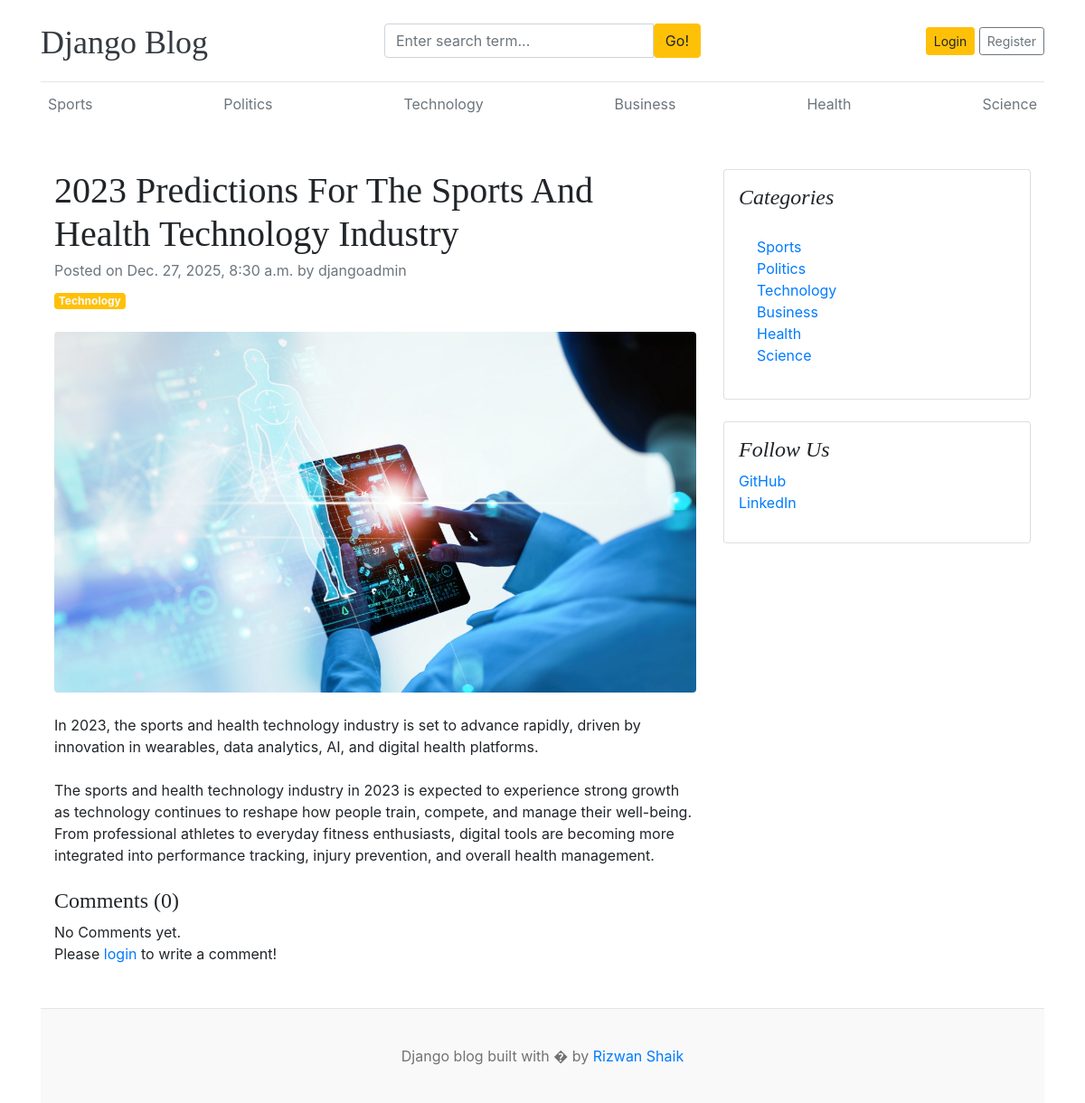
The app's page /blogs/2023-predictions-for-the-sports-and-health-technology-industry-8/, older data.
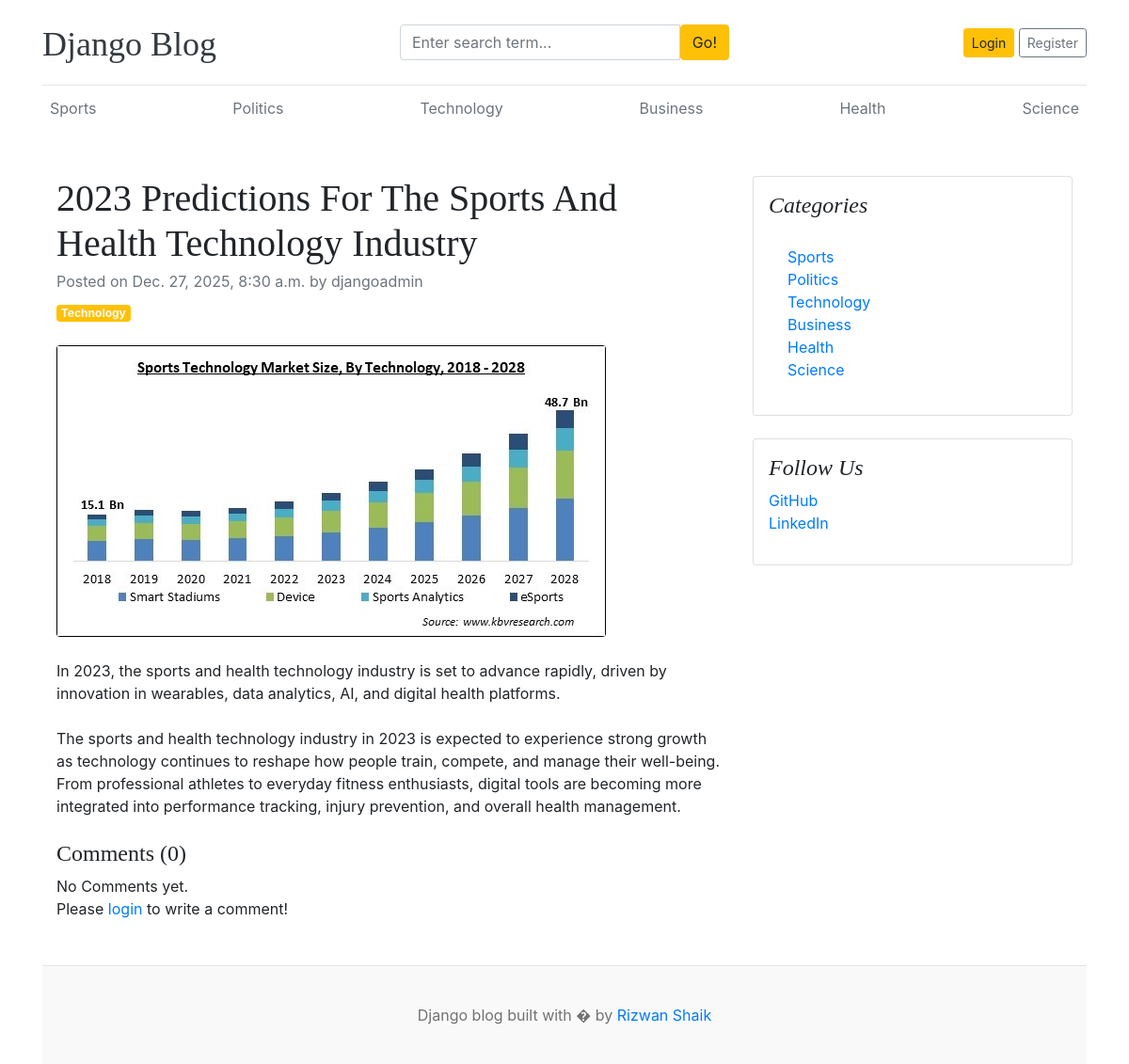
The same page, newer data.
### blogs/models.py (models this page shows, shortened)
class Blog(models.Model):
    title = models.CharField(max_length=100)
    slug = models.SlugField(max_length=150, unique=True, blank=True)
    category = models.ForeignKey(Category, on_delete=models.CASCADE)
    author = models.ForeignKey(User, on_delete=models.CASCADE)
    feature_image = models.ImageField(upload_to='uploads/%Y/%m/%d')
    short_description = models.TextField(max_length=500)
    blog_body = models.TextField(max_length=2000)
    status = models.CharField(max_length=20,choices=STATUS_CHOICES, default="Draft")
    is_featured = models.BooleanField(default=False)
    created_at = models.DateTimeField(auto_now_add=True)
    updated_at = models.DateTimeField(auto_now=True)

class Category(models.Model):
    category_name = models.CharField(max_length=50, unique=True)
    created_at = models.DateTimeField(auto_now_add=True)
    updated_at = models.DateTimeField(auto_now=True)
    class Meta:
        verbose_name_plural = 'categories'
    def __str__(self):
        return self.category_name

### blogs/views.py (the view, shortened to what this page needs)
# urls.py: path('blogs/<slug:slug>/', BlogsView.blogs, name='blogs'),
def blogs(request, slug):
    single_blog = get_object_or_404(Blog, slug=slug, status='Published')
    comments = Comment.objects.filter(blog=single_blog)
    comment_count = comments.count()
    context = {
        'single_blog': single_blog,
        'comments': comments,
        'comment_count': comment_count,
    }
    return render(request, 'blogs.html', context)

### blogs/context_processors.py (called while the page is built)
def get_categories(request):
    categories = Category.objects.all()
    return dict(categories=categories)

def get_social_links(request):
    social_links = SocialLink.objects.all()
    return dict(social_links=social_links)

### templates/blogs.html
{% extends 'base.html' %}
{% block content %}
<div class="container mt-5">
    <div class="row">
        <div class="col-lg-8">
            <article>
                <header class="mb-4">
                    <h1 class="fw-bolder mb-1">{{ single_blog.title}}</h1>
                    <div class="text-muted fst-italic mb-2">Posted on {{ single_blog.created_at}} by {{ single_blog.author}}</div>
                    <a class="badge bg-warning text-decoration-none text-light" href="#!">{{ single_blog.category}}</a>
                </header>
                <figure class="mb-4"><img class="img-fluid rounded" src="{{ single_blog.feature_image.url }}" alt="..." /></figure>
                <section class="mb-5">
                    <p class="fs-5 mb-4">{{ single_blog.short_description}}</p>
                    <p class="fs-5 mb-4">{{ single_blog.blog_body}}</p>
                    <h4>Comments ({{ comment_count }})</h4>
                    {% if comments %}
                        {% for comment in comments %}
                            <div class="card mt-1">
                                <div class="card-body">
                                    <p class="card-text mb-0">{{ comment }}</p>
                                    <span>
                                        <small>By {{ comment.user }}</small>
                                        <small>| {{ comment.created_at | timesince }} ago</small>
                                    </span>
                                </div>
                            </div>
                        {% endfor %}
                    {% else %}
                    No Comments yet.
                    {% endif %}
                    <br>
                    <div class="form-group">
                        {% if user.is_authenticated %}
                        <form action="" method="POST">
                            {% csrf_token %}
                                <div class="form-group">
                                    <textarea name="comment" class="form-control" placeholder="Write your comment"></textarea>
                                    <input type="submit" value="submit" class="btn btn-primary mt-2">
                                </div>
                        </form>
                        {% else %}
                        <p>Please <span><a href="{% url 'login' %}">login</a></span> to write a comment!</p>
                        {% endif %}
                    </div>
                </section>
            </article>
        </div>
        <div class="col-lg-4">
            <div class="card mb-4 p-3">
                <h4 class="font-italic">Categories</h4>
                <div class="card-body">
                    <div class="row">
                        <div class="col-sm-6">
                            <ul class="list-unstyled mb-0">
                                {% for cat in categories %}
                                <li><a href="{% url 'posts_by_category' cat.id %}">{{ cat.category_name}}</a></li>
                                {% endfor %}
                            </ul>
                        </div>
                    </div>
                </div>
            </div>
            {% if social_links %}
            <div class="card mb-4 p-3">
                <h4 class="font-italic">Follow Us</h4>
                <ol class="list-unstyled">
                    {% for i in social_links %}
                    <li><a href="{{ i.link }}" target="_blank">{{ i.platform }}</a></li>
                    {% endfor %}
                </ol>
            </div>
            {% endif %}
        </div>
    </div>
</div>
{% endblock %}

Row changes from the older to the newer data that the page shows:
changed Blog "djangoadmin": feature_image: a different picture
